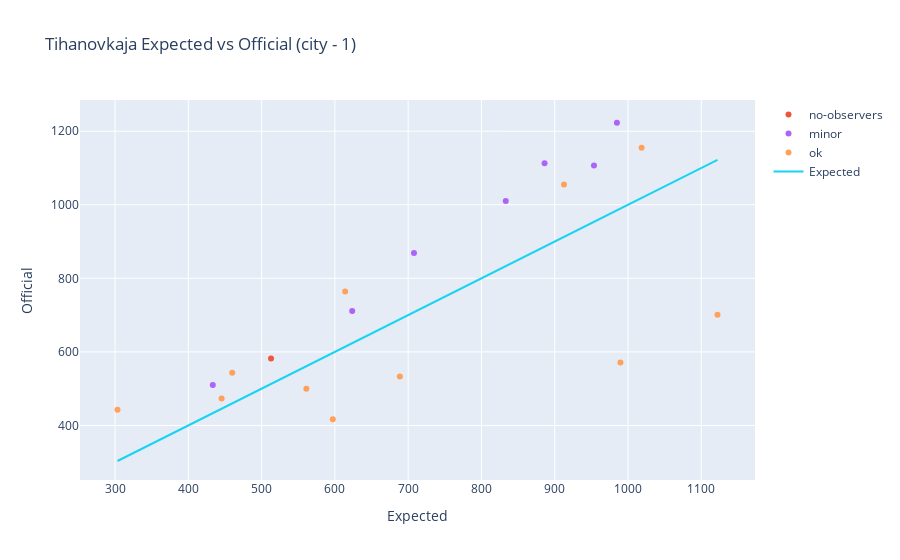

The code cell stored with this chart in its notebook:
### Code cell
tih_detailed('city', 1)

### Figure 1 — Plotly figure (JSON) as saved in the notebook; plotly's stock layout.template omitted (floating-point values rounded to 4 significant figures)
{"data": [{"mode": "markers", "name": "wrong voters", "text": [], "type": "scatter", "x": [], "y": []}, {"mode": "markers", "name": "no-observers", "text": ["01-011-0032 (986) 0"], "type": "scatter", "x": [512.9], "y": [582]}, {"mode": "markers", "name": "major", "text": [], "type": "scatter", "x": [], "y": []}, {"mode": "markers", "name": "minor", "text": ["01-010-0007 (917) 5", "01-010-0025 (935) 3", "01-010-0032 (942) 2", "01-010-0034 (944) 5", "01-011-0015 (969) 2", "01-011-0038 (992) 2", "01-011-0061 (1015) 2"], "type": "scatter", "x": [833.2, 953.6, 623.7, 984.9, 886.1, 433.4, 708.0], "y": [1010, 1107, 711, 1223, 1113, 510, 869]}, {"mode": "markers", "name": "ok", "text": ["01-010-0001 (911) 2", "01-010-0010 (920) 2", "01-010-0012 (922) 3", "01-010-0017 (927) 3", "01-010-0028 (938) 2", "01-010-0030 (940) 3", "01-010-0044 (954) 2", "01-011-0037 (991) 1", "01-011-0049 (1003) 2", "01-011-0079 (1033) 3", "01-011-0087 (1041) 2"], "type": "scatter", "x": [1122.0, 303.4, 688.7, 561.1, 614.0, 597.2, 445.5, 459.9, 912.6, 989.7, 1019.0], "y": [701, 443, 533, 500, 764, 417, 473, 543, 1055, 571, 1155]}, {"mode": "lines", "name": "Expected", "type": "scatter", "x": [1122.0, 833.2, 303.4, 688.7, 561.1, 953.6, 614.0, 597.2, 623.7, 984.9, 445.5, 886.1, 512.9, 459.9, 433.4, 912.6, 708.0, 989.7, 1019.0], "y": [1122.0, 833.2, 303.4, 688.7, 561.1, 953.6, 614.0, 597.2, 623.7, 984.9, 445.5, 886.1, 512.9, 459.9, 433.4, 912.6, 708.0, 989.7, 1019.0]}], "layout": {"title": {"text": "Tihanovkaja Expected vs Official (city - 1)"}, "xaxis": {"title": {"text": "Expected"}}, "yaxis": {"title": {"text": "Official"}}}}
